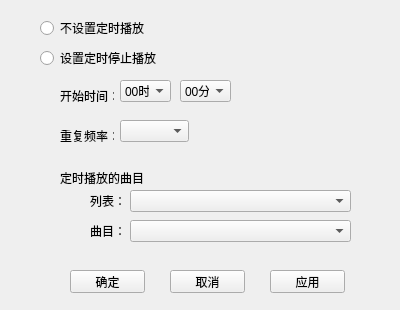
<?xml version="1.0" encoding="UTF-8"?>
<ui version="4.0">
 <class>TimingPlay</class>
 <widget class="QWidget" name="TimingPlay">
  <property name="geometry">
   <rect>
    <x>0</x>
    <y>0</y>
    <width>400</width>
    <height>310</height>
   </rect>
  </property>
  <property name="windowTitle">
   <string>Form</string>
  </property>
  <widget class="QRadioButton" name="rb_noSetTimingPlay">
   <property name="geometry">
    <rect>
     <x>40</x>
     <y>20</y>
     <width>141</width>
     <height>16</height>
    </rect>
   </property>
   <property name="text">
    <string>不设置定时播放</string>
   </property>
  </widget>
  <widget class="QRadioButton" name="rb_setTimingPlay">
   <property name="geometry">
    <rect>
     <x>40</x>
     <y>50</y>
     <width>131</width>
     <height>16</height>
    </rect>
   </property>
   <property name="text">
    <string>设置定时停止播放</string>
   </property>
  </widget>
  <widget class="QLabel" name="lb_playTime">
   <property name="geometry">
    <rect>
     <x>60</x>
     <y>90</y>
     <width>54</width>
     <height>12</height>
    </rect>
   </property>
   <property name="text">
    <string>开始时间：</string>
   </property>
  </widget>
  <widget class="QLabel" name="lb_repetition">
   <property name="geometry">
    <rect>
     <x>60</x>
     <y>130</y>
     <width>54</width>
     <height>12</height>
    </rect>
   </property>
   <property name="text">
    <string>重复频率：</string>
   </property>
  </widget>
  <widget class="QPushButton" name="pb_confirm">
   <property name="geometry">
    <rect>
     <x>70</x>
     <y>270</y>
     <width>75</width>
     <height>23</height>
    </rect>
   </property>
   <property name="text">
    <string>确定</string>
   </property>
  </widget>
  <widget class="QPushButton" name="pb_cancel">
   <property name="geometry">
    <rect>
     <x>170</x>
     <y>270</y>
     <width>75</width>
     <height>23</height>
    </rect>
   </property>
   <property name="text">
    <string>取消</string>
   </property>
  </widget>
  <widget class="QComboBox" name="cb_repetition">
   <property name="geometry">
    <rect>
     <x>120</x>
     <y>120</y>
     <width>69</width>
     <height>22</height>
    </rect>
   </property>
   <item>
    <property name="text">
     <string/>
    </property>
   </item>
   <item>
    <property name="text">
     <string>仅此一次</string>
    </property>
   </item>
   <item>
    <property name="text">
     <string>每日</string>
    </property>
   </item>
  </widget>
  <widget class="QPushButton" name="pb_apply">
   <property name="geometry">
    <rect>
     <x>270</x>
     <y>270</y>
     <width>75</width>
     <height>23</height>
    </rect>
   </property>
   <property name="text">
    <string>应用</string>
   </property>
  </widget>
  <widget class="QLabel" name="label">
   <property name="geometry">
    <rect>
     <x>60</x>
     <y>170</y>
     <width>91</width>
     <height>16</height>
    </rect>
   </property>
   <property name="text">
    <string>定时播放的曲目</string>
   </property>
  </widget>
  <widget class="QLabel" name="lb_list">
   <property name="geometry">
    <rect>
     <x>90</x>
     <y>190</y>
     <width>31</width>
     <height>21</height>
    </rect>
   </property>
   <property name="text">
    <string>列表：</string>
   </property>
  </widget>
  <widget class="QLabel" name="lb_chapter">
   <property name="geometry">
    <rect>
     <x>90</x>
     <y>220</y>
     <width>31</width>
     <height>21</height>
    </rect>
   </property>
   <property name="text">
    <string>曲目：</string>
   </property>
  </widget>
  <widget class="QComboBox" name="cb_list">
   <property name="geometry">
    <rect>
     <x>130</x>
     <y>190</y>
     <width>221</width>
     <height>22</height>
    </rect>
   </property>
  </widget>
  <widget class="QComboBox" name="cb_chapter">
   <property name="geometry">
    <rect>
     <x>130</x>
     <y>220</y>
     <width>221</width>
     <height>22</height>
    </rect>
   </property>
  </widget>
  <widget class="QComboBox" name="cb_playTimeHour">
   <property name="geometry">
    <rect>
     <x>120</x>
     <y>80</y>
     <width>51</width>
     <height>22</height>
    </rect>
   </property>
   <item>
    <property name="text">
     <string>00时</string>
    </property>
   </item>
   <item>
    <property name="text">
     <string>01时</string>
    </property>
   </item>
   <item>
    <property name="text">
     <string>02时</string>
    </property>
   </item>
   <item>
    <property name="text">
     <string>03时</string>
    </property>
   </item>
   <item>
    <property name="text">
     <string>04时</string>
    </property>
   </item>
   <item>
    <property name="text">
     <string>05时</string>
    </property>
   </item>
   <item>
    <property name="text">
     <string>06时</string>
    </property>
   </item>
   <item>
    <property name="text">
     <string>07时</string>
    </property>
   </item>
   <item>
    <property name="text">
     <string>08时</string>
    </property>
   </item>
   <item>
    <property name="text">
     <string>09时</string>
    </property>
   </item>
   <item>
    <property name="text">
     <string>10时</string>
    </property>
   </item>
   <item>
    <property name="text">
     <string>11时</string>
    </property>
   </item>
   <item>
    <property name="text">
     <string>12时</string>
    </property>
   </item>
   <item>
    <property name="text">
     <string>13时</string>
    </property>
   </item>
   <item>
    <property name="text">
     <string>14时</string>
    </property>
   </item>
   <item>
    <property name="text">
     <string>15时</string>
    </property>
   </item>
   <item>
    <property name="text">
     <string>16时</string>
    </property>
   </item>
   <item>
    <property name="text">
     <string>17时</string>
    </property>
   </item>
   <item>
    <property name="text">
     <string>18时</string>
    </property>
   </item>
   <item>
    <property name="text">
     <string>19时</string>
    </property>
   </item>
   <item>
    <property name="text">
     <string>20时</string>
    </property>
   </item>
   <item>
    <property name="text">
     <string>21时</string>
    </property>
   </item>
   <item>
    <property name="text">
     <string>22时</string>
    </property>
   </item>
   <item>
    <property name="text">
     <string>23时</string>
    </property>
   </item>
   <item>
    <property name="text">
     <string>24时</string>
    </property>
   </item>
  </widget>
  <widget class="QComboBox" name="cb_playTimeMinute">
   <property name="geometry">
    <rect>
     <x>180</x>
     <y>80</y>
     <width>51</width>
     <height>22</height>
    </rect>
   </property>
   <item>
    <property name="text">
     <string>00分</string>
    </property>
   </item>
   <item>
    <property name="text">
     <string>01分</string>
    </property>
   </item>
   <item>
    <property name="text">
     <string>02分</string>
    </property>
   </item>
   <item>
    <property name="text">
     <string>03分</string>
    </property>
   </item>
   <item>
    <property name="text">
     <string>04分</string>
    </property>
   </item>
   <item>
    <property name="text">
     <string>05分</string>
    </property>
   </item>
   <item>
    <property name="text">
     <string>06分</string>
    </property>
   </item>
   <item>
    <property name="text">
     <string>07分</string>
    </property>
   </item>
   <item>
    <property name="text">
     <string>08分</string>
    </property>
   </item>
   <item>
    <property name="text">
     <string>09分</string>
    </property>
   </item>
   <item>
    <property name="text">
     <string>10分</string>
    </property>
   </item>
   <item>
    <property name="text">
     <string>11分</string>
    </property>
   </item>
   <item>
    <property name="text">
     <string>12分</string>
    </property>
   </item>
   <item>
    <property name="text">
     <string>13分</string>
    </property>
   </item>
   <item>
    <property name="text">
     <string>14分</string>
    </property>
   </item>
   <item>
    <property name="text">
     <string>15分</string>
    </property>
   </item>
   <item>
    <property name="text">
     <string>16分</string>
    </property>
   </item>
   <item>
    <property name="text">
     <string>17分</string>
    </property>
   </item>
   <item>
    <property name="text">
     <string>18分</string>
    </property>
   </item>
   <item>
    <property name="text">
     <string>19分</string>
    </property>
   </item>
   <item>
    <property name="text">
     <string>20分</string>
    </property>
   </item>
   <item>
    <property name="text">
     <string>21分</string>
    </property>
   </item>
   <item>
    <property name="text">
     <string>22分</string>
    </property>
   </item>
   <item>
    <property name="text">
     <string>23分</string>
    </property>
   </item>
   <item>
    <property name="text">
     <string>24分</string>
    </property>
   </item>
   <item>
    <property name="text">
     <string>25分</string>
    </property>
   </item>
   <item>
    <property name="text">
     <string>26分</string>
    </property>
   </item>
   <item>
    <property name="text">
     <string>27分</string>
    </property>
   </item>
   <item>
    <property name="text">
     <string>28分</string>
    </property>
   </item>
   <item>
    <property name="text">
     <string>29分</string>
    </property>
   </item>
   <item>
    <property name="text">
     <string>30分</string>
    </property>
   </item>
   <item>
    <property name="text">
     <string>31分</string>
    </property>
   </item>
   <item>
    <property name="text">
     <string>32分</string>
    </property>
   </item>
   <item>
    <property name="text">
     <string>33分</string>
    </property>
   </item>
   <item>
    <property name="text">
     <string>34分</string>
    </property>
   </item>
   <item>
    <property name="text">
     <string>35分</string>
    </property>
   </item>
   <item>
    <property name="text">
     <string>36分</string>
    </property>
   </item>
   <item>
    <property name="text">
     <string>37分</string>
    </property>
   </item>
   <item>
    <property name="text">
     <string>38分</string>
    </property>
   </item>
   <item>
    <property name="text">
     <string>39分</string>
    </property>
   </item>
   <item>
    <property name="text">
     <string>40分</string>
    </property>
   </item>
   <item>
    <property name="text">
     <string>41分</string>
    </property>
   </item>
   <item>
    <property name="text">
     <string>42分</string>
    </property>
   </item>
   <item>
    <property name="text">
     <string>43分</string>
    </property>
   </item>
   <item>
    <property name="text">
     <string>44分</string>
    </property>
   </item>
   <item>
    <property name="text">
     <string>45分</string>
    </property>
   </item>
   <item>
    <property name="text">
     <string>46分</string>
    </property>
   </item>
   <item>
    <property name="text">
     <string>47分</string>
    </property>
   </item>
   <item>
    <property name="text">
     <string>48分</string>
    </property>
   </item>
   <item>
    <property name="text">
     <string>49分</string>
    </property>
   </item>
   <item>
    <property name="text">
     <string>50分</string>
    </property>
   </item>
   <item>
    <property name="text">
     <string>51分</string>
    </property>
   </item>
   <item>
    <property name="text">
     <string>52分</string>
    </property>
   </item>
   <item>
    <property name="text">
     <string>53分</string>
    </property>
   </item>
   <item>
    <property name="text">
     <string>54分</string>
    </property>
   </item>
   <item>
    <property name="text">
     <string>55分</string>
    </property>
   </item>
   <item>
    <property name="text">
     <string>56分</string>
    </property>
   </item>
   <item>
    <property name="text">
     <string>57分</string>
    </property>
   </item>
   <item>
    <property name="text">
     <string>58分</string>
    </property>
   </item>
   <item>
    <property name="text">
     <string>59分</string>
    </property>
   </item>
   <item>
    <property name="text">
     <string>60分</string>
    </property>
   </item>
  </widget>
 </widget>
 <resources/>
 <connections/>
</ui>
